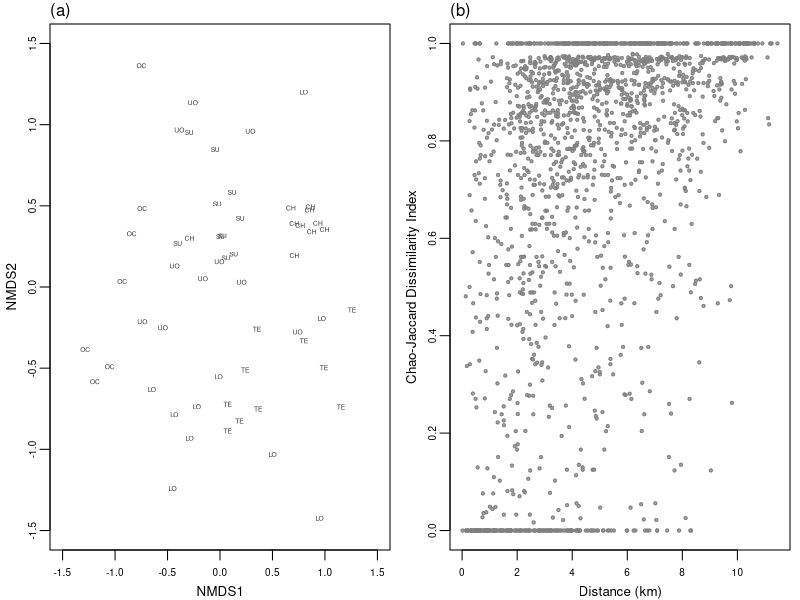
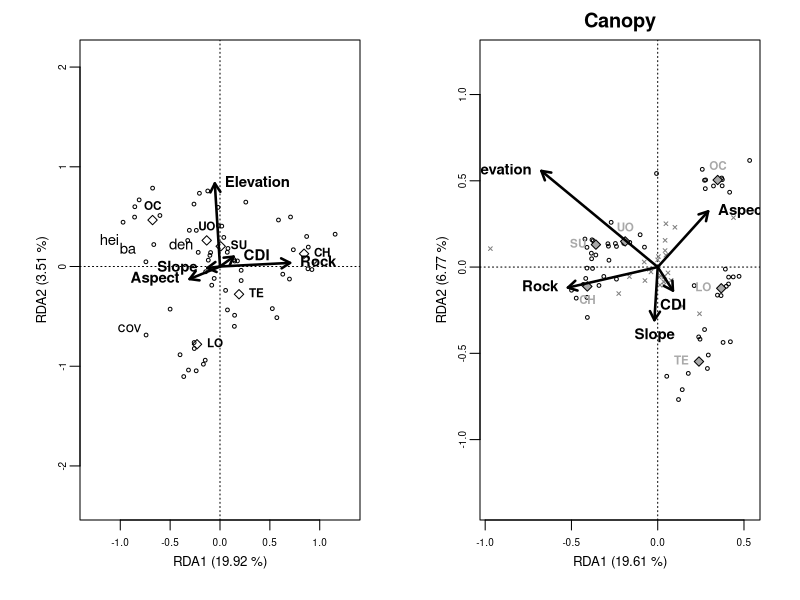
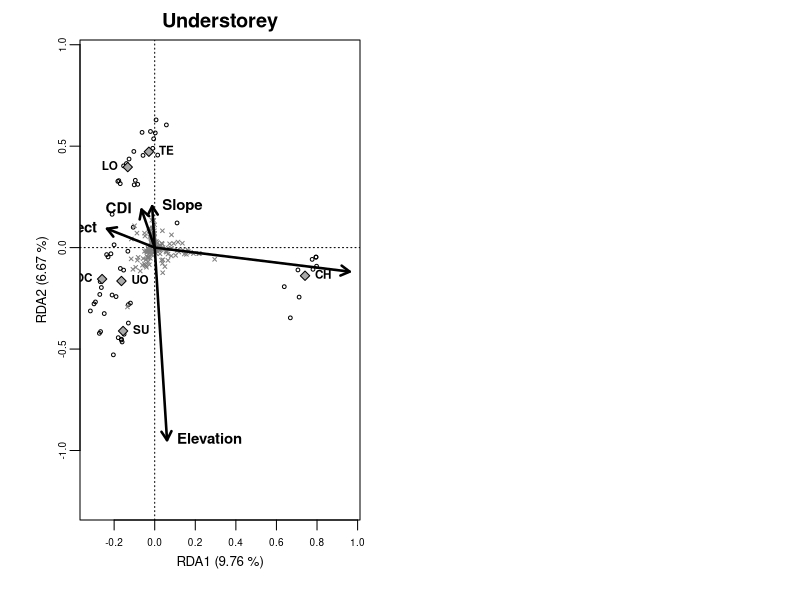
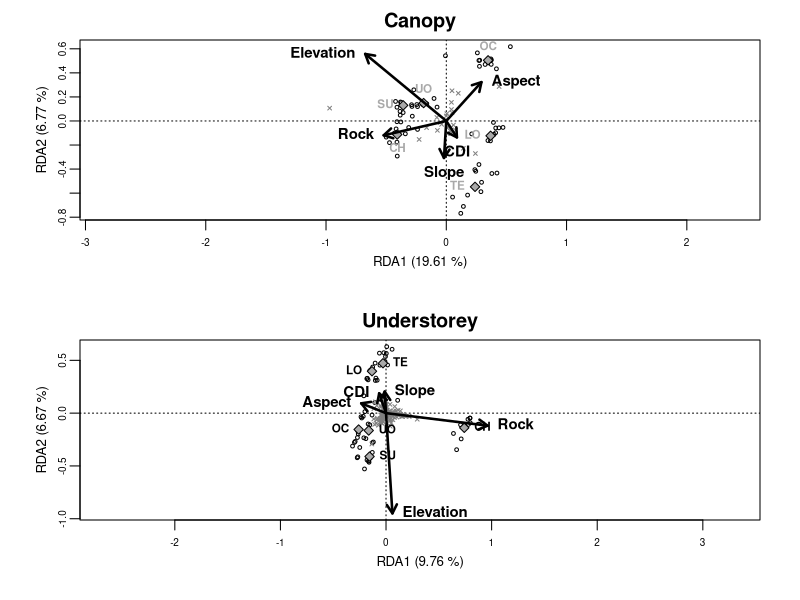

Write R code to recreate these figures, in order.
## ---- chunk 1
### Load required packages
library(ade4)
library(vegan)
library(MASS)
library(ellipse)
library(FactoMineR)

# Load vector containing geomorphological unit of each plot
env <- read.csv("env.csv")
unit <- as.character(env[,5])

### Read composition data and run NMDS for Jaccard and Chao indexes
x <- read.csv("PA_total.csv", sep=",", header=T, row.names=1)

jaccard_dist <- vegdist(x, method = "jaccard")
chao_dist <- vegdist(x, method = "chao")
mds.chao <- metaMDS(x, distance="chao", binary=T ) # Calculate Chao-Jaccard distances

## Calculate spatial distances
Location <- read.csv("Location.csv") # Read plot location data
DistMat <- dist(Location[,4:5])
geog_dist <- as.numeric(DistMat)

# Plots
par(mfrow = c(1,2), mar = c(2.5,2.5,1.2,0.5), cex.axis = 0.6, cex.lab = 0.8, mgp = c(1.5, 0.5, 0))

# NMDS
plot(-1.6:2, -1.6:1.5, xlim = c(-1.5, 1.5), ylim = c(-1.5, 1.5),
     type = "n", xlab = "NMDS1", ylab = "NMDS2")
text(mds.chao$points, unit, cex = 0.4, col = "gray20")
mtext("(a)", side = 3, adj = 0, line = 0.2, outer = F)

# Distance vs Chao
plot(geog_dist/1000, chao_dist, ylab = "Chao-Jaccard Dissimilarity Index", 
     xlab = "Distance (km)", cex = 0.4, pch = 19, col = "darkgray")
points(geog_dist/1000, chao_dist, cex = 0.4, col = "gray50")
mtext("(b)", side = 3, adj = 0, line = 0.2, outer = F)
## ---- chunk 2
library(ade4)
library(vegan)
library(MASS)
library(ellipse)
library(FactoMineR)
## ---- chunk 3
structure <- read.csv("str.csv") # Vegetation structure data
env <- read.csv("env.csv") # Environmental variables data
asp <- read.csv("aspect.csv") # Aspect data
## ---- chunk 4
env.quant <- cbind(env[,-5],asp)
env.z <- scale(env.quant)
unit <- env[,5]
env.ra <- data.frame(env.z,unit)
## ---- chunk 5
str.rda <- rda(structure~., env.ra, scale=T)
summary(str.rda)
## ---- chunk 6
(R2 <- RsquareAdj(str.rda)$r.squared)
(R2adj <- RsquareAdj(str.rda)$adj.r.squared)
## ---- chunk 7
anova.cca(str.rda, step = 1000)
## ---- chunk 8
par(mar=c(4,4,2,2))
plot(str.rda, xlab="RDA1 (19.92 %)", ylab="RDA2 (3.51 %)", 
     display=c("cn", "lc", "sp"), type="n", xlim=c(-1.3,1.3))
sites.sc <- scores(str.rda, choices=1:2, scaling=2, display="lc")
points(sites.sc, pch=1, cex=0.5)
va.sc <- scores(str.rda, choices=1:2, scaling=2, display="sp")
text(va.sc, row.names(va.sc), cex=0.9)
env.sc <- scores(str.rda, choices=1:2, scaling=2, display="bp")
arrows(0,0, env.sc[1:5,1], env.sc[1:5,2], lty=1, lwd=2.5, length=0.1)
env.names <- c("Elevation", "Slope", "Rock", "CDI", "Aspect")
text(env.sc[c(1,3,4),], env.names[c(1,3,4)], cex=0.9, font=2, pos=4)
text(env.sc[c(2,5),], env.names[c(2,5)], cex=0.9, font=2, pos=2)
unit.names <- c("CH", "LO", "OC", "SU", "TE", "UO")
unit.sc <- scores(str.rda, choices=1:2, scaling=2, display="cn")
points(unit.sc, pch=23)
text(unit.sc[c(1,2,4,5),], unit.names[c(1,2,4,5)], cex=0.7, font=2, pos=4)
text(unit.sc[c(3,6),], unit.names[c(3,6)], cex=0.7, font=2, pos=3)
## ---- chunk 9
can <- read.csv("can.csv", sep = ",", header = T, row.names = 1)
can.he <- decostand(can, "hellinger")
## ---- chunk 10
can.rda <- rda(can.he ~ ., env.ra)
summary.canrda <- summary(can.rda)
head(summary.canrda)

# Get the R^2 and an adjusted R^2
(spR2 <- RsquareAdj(can.rda)$r.squared)
(spR2adj <- RsquareAdj(can.rda)$adj.r.squared)

# Permutation analysis
anova.cca(can.rda, step = 1000) 
## ---- chunk 11
# Make plotting space
par(mar=c(4,4,2,2))
plot(can.rda, scaling=2, display=c("cn", "lc", "sp"), type="n", 
     xlab="RDA1 (19.61 %)", ylab="RDA2 (6.77 %)", main = "Canopy")

# Plot points for sites
spsites.sc <- scores(can.rda, choices=1:2, scaling=2, display="lc")
points(spsites.sc, pch=1, cex=0.5)

# Plot points for species
sp.sc <- scores(can.rda, choices=1:2, scaling=2, display="sp")
points(sp.sc, pch=4, cex=0.5, col="gray50")

# Plot point for geomorphological unit centroids and their labels
unit.names <- c("CH", "LO", "OC", "SU", "TE", "UO")
canunit.sc <- scores(can.rda, choices=1:2, scaling=2, display="cn")
points(canunit.sc, pch=23, bg = "darkgray")
text(canunit.sc[c(2,4,5),], unit.names[c(2,4,5)], cex=0.7, font=2, pos=2, col = "darkgray")
text(canunit.sc[c(3,6),], unit.names[c(3,6)], cex=0.7, font=2, pos=3, col = "darkgray")
text(matrix(canunit.sc[1,], nrow=1, ncol=2), unit.names[c(1)], cex=0.7, font=2, pos=1, col = "darkgray")

# Plot arrows of quantitative explanatory variables and their labels
canenv.sc <- scores(can.rda, choices=1:2, scaling=2, display="bp")
arrows(0,0, canenv.sc[1:5,1], canenv.sc[1:5,2], lty=1, lwd=2.5, length=0.1, col="black")
env.names <- c("Elevation", "Slope", "Rock", "CDI", "Aspect")
text(canenv.sc[c(1,3),], env.names[c(1,3)], cex=0.9, font=2, pos=2)
text(canenv.sc[c(2,4),], env.names[c(2,4)], cex=0.9, font=2, pos=1)
text(matrix(canenv.sc[5,], nrow = 1, ncol = 2), env.names[5], cex=0.9, font=2, pos=4)
## ---- chunk 12
und <- read.csv("und.csv", sep=",", header=T)
und.he <- decostand(und, "hellinger")
## ---- chunk 13
und.rda <- rda(und.he ~ ., env.ra)
summary.undrda <- summary(und.rda)
head(summary.undrda)

# Get the R^2 and an adjusted R^2
(spR2 <- RsquareAdj(und.rda)$r.squared)
(spR2adj <- RsquareAdj(und.rda)$adj.r.squared)

# Permutation analysis
anova.cca(und.rda, step=1000) 
## ---- chunk 14
# Make plotting space
par(mar=c(4,4,2,2))
plot(und.rda, scaling=2, display=c("cn", "lc", "sp"), type="n", 
     xlab="RDA1 (9.76 %)", ylab="RDA2 (6.67 %)", main = "Understorey")

# Plot points for sites
spsites.sc <- scores(und.rda, choices=1:2, scaling=2, display="lc")
points(spsites.sc, pch=1, cex=0.5)

# Plot points for species
sp.sc <- scores(und.rda, choices=1:2, scaling=2, display="sp")
points(sp.sc, pch=4, cex=0.5, col="gray50")

# Plot point for geomorphological unit centroids and their labels
unit.names <- c("CH", "LO", "OC", "SU", "TE", "UO")
spunit.sc <- scores(und.rda, choices=1:2, scaling=2, display="cn")
points(spunit.sc, pch=23, bg = "darkgray")
text(spunit.sc[c(2,3),], unit.names[c(2,3)], cex=0.7, font=2, pos=2)
text(spunit.sc[c(1,4,5,6),], unit.names[c(1,4,5,6)], cex=0.7, font=2, pos=4)

# Plot arrows of quantitative explanatory variables and their labels
spenv.sc <- scores(und.rda, choices=1:2, scaling=2, display="bp")
arrows(0,0, spenv.sc[1:5,1], spenv.sc[1:5,2], lty=1, lwd=2.5, length=0.1, col="black")
env.names <- c("Elevation", "Slope", "Rock", "CDI", "Aspect")
text(spenv.sc[1:3,], env.names[1:3], cex=0.9, font=2, pos=4)
text(spenv.sc[4:5,], env.names[4:5], cex=0.9, font=2, pos=2)
## ---- chunk 15
par(mfrow=c(2,1))

# Figure 4a - Canopy
# Make plotting space
par(mar=c(4,4,2,2))
plot(can.rda, scaling=2, display=c("cn", "lc", "sp"), type="n", 
     xlab="RDA1 (19.61 %)", ylab="RDA2 (6.77 %)", main = "Canopy")

# Plot points for sites
spsites.sc <- scores(can.rda, choices=1:2, scaling=2, display="lc")
points(spsites.sc, pch=1, cex=0.5)

# Plot points for species
sp.sc <- scores(can.rda, choices=1:2, scaling=2, display="sp")
points(sp.sc, pch=4, cex=0.5, col="gray50")

# Plot point for geomorphological unit centroids and their labels
unit.names <- c("CH", "LO", "OC", "SU", "TE", "UO")
canunit.sc <- scores(can.rda, choices=1:2, scaling=2, display="cn")
points(canunit.sc, pch=23, bg = "darkgray")
text(canunit.sc[c(2,4,5),], unit.names[c(2,4,5)], cex=0.7, font=2, pos=2, col = "darkgray")
text(canunit.sc[c(3,6),], unit.names[c(3,6)], cex=0.7, font=2, pos=3, col = "darkgray")
text(matrix(canunit.sc[1,], nrow=1, ncol=2), unit.names[c(1)], cex=0.7, font=2, pos=1, col = "darkgray")

# Plot arrows of quantitative explanatory variables and their labels
canenv.sc <- scores(can.rda, choices=1:2, scaling=2, display="bp")
arrows(0,0, canenv.sc[1:5,1], canenv.sc[1:5,2], lty=1, lwd=2.5, length=0.1, col="black")
env.names <- c("Elevation", "Slope", "Rock", "CDI", "Aspect")
text(canenv.sc[c(1,3),], env.names[c(1,3)], cex=0.9, font=2, pos=2)
text(canenv.sc[c(2,4),], env.names[c(2,4)], cex=0.9, font=2, pos=1)
text(matrix(canenv.sc[5,], nrow = 1, ncol = 2), env.names[5], cex=0.9, font=2, pos=4)


# Fig 4b - Understory RDA triplot - Scaling 2 (Correlation triplot)
# Make plotting space
par(mar=c(4,4,2,2))
plot(und.rda, scaling=2, display=c("cn", "lc", "sp"), type="n", 
     xlab="RDA1 (9.76 %)", ylab="RDA2 (6.67 %)", main = "Understorey")

# Plot points for sites
spsites.sc <- scores(und.rda, choices=1:2, scaling=2, display="lc")
points(spsites.sc, pch=1, cex=0.5)

# Plot points for species
sp.sc <- scores(und.rda, choices=1:2, scaling=2, display="sp")
points(sp.sc, pch=4, cex=0.5, col="gray50")

# Plot point for geomorphological unit centroids and their labels
unit.names <- c("CH", "LO", "OC", "SU", "TE", "UO")
spunit.sc <- scores(und.rda, choices=1:2, scaling=2, display="cn")
points(spunit.sc, pch=23, bg = "darkgray")
text(spunit.sc[c(2,3),], unit.names[c(2,3)], cex=0.7, font=2, pos=2)
text(spunit.sc[c(1,4,5,6),], unit.names[c(1,4,5,6)], cex=0.7, font=2, pos=4)

# Plot arrows of quantitative explanatory variables and their labels
spenv.sc <- scores(und.rda, choices=1:2, scaling=2, display="bp")
arrows(0,0, spenv.sc[1:5,1], spenv.sc[1:5,2], lty=1, lwd=2.5, length=0.1, col="black")
env.names <- c("Elevation", "Slope", "Rock", "CDI", "Aspect")
text(spenv.sc[1:3,], env.names[1:3], cex=0.9, font=2, pos=4)
text(spenv.sc[4:5,], env.names[4:5], cex=0.9, font=2, pos=2)
